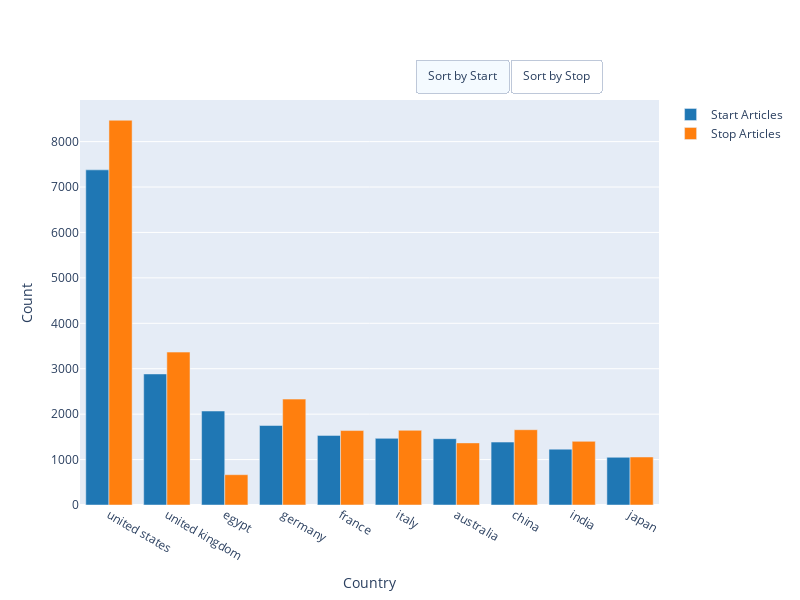

Write notebook code for a chart like this one.
### Code cell
from src.scripts.graphs import *
df_counts = pd.concat([
    df_paths['start_country'].value_counts().rename('start'),
    df_paths['stop_country'].value_counts().rename('stop')
], axis=1).fillna(0).reset_index().rename(columns={'index': 'country'})


def get_top_10_df(sort_by="start"):
    return df_counts.nlargest(10, sort_by)


df_top_start = get_top_10_df("start")
df_top_stop = get_top_10_df("stop")

plot_start_stop_count(df_top_start, df_top_stop)

### Figure 1 — Plotly figure (JSON) as saved in the notebook; plotly's stock layout.template omitted (floating-point values rounded to 4 significant figures)
{"data": [{"marker": {"color": "#1f77b4"}, "name": "Start Articles", "type": "bar", "x": ["united states", "united kingdom", "egypt", "germany", "france", "italy", "australia", "china", "india", "japan"], "y": [7378, 2885, 2069, 1750, 1532, 1467, 1460, 1385, 1229, 1050]}, {"marker": {"color": "#ff7f0e"}, "name": "Stop Articles", "type": "bar", "x": ["united states", "united kingdom", "egypt", "germany", "france", "italy", "australia", "china", "india", "japan"], "y": [8470, 3366, 667, 2331, 1639, 1644, 1367, 1657, 1401, 1057]}], "layout": {"barmode": "group", "height": 600, "updatemenus": [{"buttons": [{"args": [{"x": [["united states", "united kingdom", "egypt", "germany", "france", "italy", "australia", "china", "india", "japan"], ["united states", "united kingdom", "egypt", "germany", "france", "italy", "australia", "china", "india", "japan"]], "y": [[7378, 2885, 2069, 1750, 1532, 1467, 1460, 1385, 1229, 1050], [8470, 3366, 667, 2331, 1639, 1644, 1367, 1657, 1401, 1057]]}], "label": "Sort by Start", "method": "update"}, {"args": [{"x": [["united states", "united kingdom", "germany", "china", "italy", "france", "india", "australia", "norway", "greece"], ["united states", "united kingdom", "germany", "china", "italy", "france", "india", "australia", "norway", "greece"]], "y": [[7378, 2885, 1750, 1385, 1467, 1532, 1229, 1460, 259, 934], [8470, 3366, 2331, 1657, 1644, 1639, 1401, 1367, 1292, 1165]]}], "label": "Sort by Stop", "method": "update"}], "direction": "left", "showactive": true, "type": "buttons", "x": 0.9, "y": 1.1}], "width": 800, "xaxis": {"title": {"text": "Country"}}, "yaxis": {"title": {"text": "Count"}}}}
